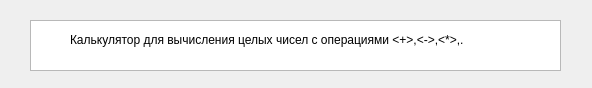
<?xml version="1.0" encoding="UTF-8"?>
<ui version="4.0">
 <class>Form</class>
 <widget class="QWidget" name="Form">
  <property name="geometry">
   <rect>
    <x>0</x>
    <y>0</y>
    <width>592</width>
    <height>88</height>
   </rect>
  </property>
  <property name="windowTitle">
   <string>Описание</string>
  </property>
  <widget class="QLabel" name="label">
   <property name="geometry">
    <rect>
     <x>70</x>
     <y>10</y>
     <width>471</width>
     <height>61</height>
    </rect>
   </property>
   <property name="text">
    <string>Калькулятор для вычисления целых чисел с операциями &lt;+&gt;,&lt;-&gt;,&lt;*&gt;,&lt;/&gt;.</string>
   </property>
  </widget>
  <widget class="QListView" name="listView">
   <property name="geometry">
    <rect>
     <x>30</x>
     <y>20</y>
     <width>531</width>
     <height>51</height>
    </rect>
   </property>
  </widget>
  <zorder>listView</zorder>
  <zorder>label</zorder>
 </widget>
 <resources/>
 <connections/>
</ui>
